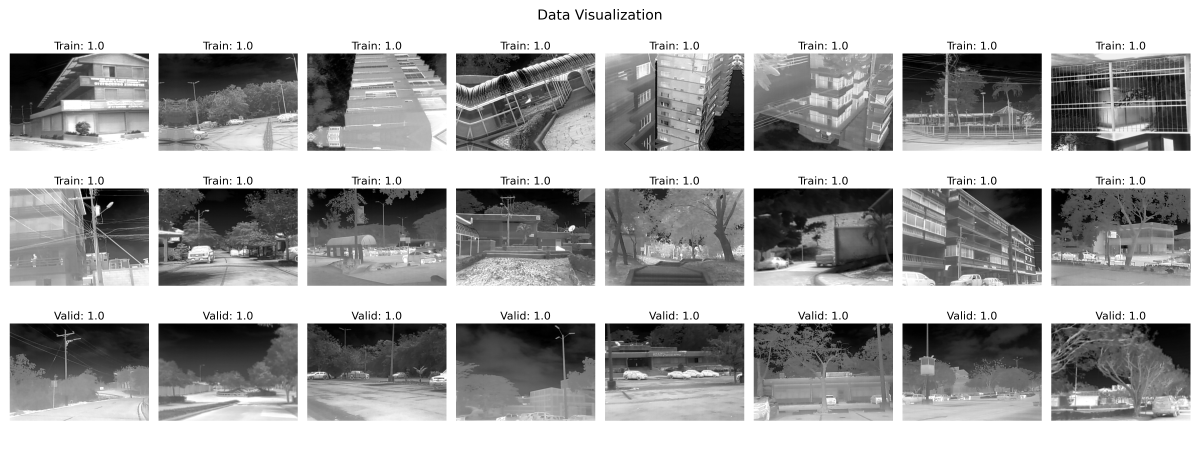
#> input picture visualization/HR.png, 4800 x 1800 px (shown at 1/4 size)
$ python -i datasets.py   (imports and definitions only)
#> lines starting #> are read from the running program, lines starting #| are printed output that depends on the picture
### configs/option.py
import argparse
import yaml
from pathlib import Path
import os


def get_option(verbose=True):
    # 首先读取YAML配置文件
#> called with verbose = False
    current_dir = os.path.dirname(os.path.abspath(__file__))
    # 构建 config.yaml 的绝对路径
    yaml_path = os.path.join(current_dir, "sr_config.yaml")
    if Path(yaml_path).exists():
        with open(yaml_path, "r", encoding="utf-8") as f:
            yaml_config = yaml.safe_load(f)
    else:
        yaml_config = {}
    parser = argparse.ArgumentParser()

    # 从 YAML 配置中动态添加参数
    for key, value in yaml_config.items():
        # 可以根据需要添加更多类型的参数和处理逻辑
        if isinstance(value, int):
            arg_type = int
        elif isinstance(value, float):
            arg_type = float
        elif isinstance(value, str):
            arg_type = str
        elif isinstance(value, bool):
            # 对于布尔值，使用 action='store_true' 或 'store_false'
            if value:
                parser.add_argument(
                    f"--{key}", action="store_false", help=f"YAML Config: {key}"
                )
            else:
                parser.add_argument(
                    f"--{key}", action="store_true", help=f"YAML Config: {key}"
                )
            continue  # 跳过后续的 add_argument
        else:
            arg_type = None  # 或者根据你的需要进行处理

        parser.add_argument(
            f"--{key}",
            type=arg_type,
            default=value,
            help=f"YAML Config: {key}, default: {value}",
        )
#> further down, picture is the input picture: PIL image 4800x1800 RGBA; mean R, G, B, A 166.7, 166.7, 166.7, 255

    # 保留一个单独的 --config 参数，用于指定 YAML 文件的路径
    parser.add_argument(
        "--config",
        type=str,
        default="config.yaml",
        help="Path to the YAML configuration file.",
    )

    args = parser.parse_args()

    # 如果指定了不同的 config 文件，则重新加载配置
    if args.config != "config.yaml":
        yaml_path = Path(args.config)
        if yaml_path.exists():
            with open(yaml_path, "r", encoding="utf-8") as f:
                yaml_config = yaml.safe_load(f)
        else:
            print(
                f"Warning: Config file {args.config} not found. Using default values from original config.yaml or command line."
            )
    if verbose:
        print("-" * 30)
        print("Current Configuration:")
        for key, value in yaml_config.items():
            print(f"{key}: {value}")
        print("-" * 30)

    return argparse.Namespace(**yaml_config)


# [3 lines that do not run on import are left out]

### tools/datasets/datasets.py
import os
import random
import glob
import cv2
import numpy as np
import torch
import torch.utils.data as data
from concurrent.futures import ThreadPoolExecutor
from tools.datasets.augments import train_transform, valid_transform
from configs.option import get_option


def degrade_image(image, scale=2, output_shape=(448, 800)):
    """
    接受一张高分辨率(HR)图像，应用随机的退化操作生成对应的低分辨率(LR)图像。
    支持多种降采样比例、盲退化方式和数据增强，输入和输出格式可灵活选择。
    参数:
        image: 输入的HR图像。可以是PIL.Image对象、NumPy数组或torch.Tensor。
        scale: 降采样比例，例如2、4、8等。
        output_shape: 输出HR图像大小，格式为(H, W)。默认为(448, 800)。
    返回:
        (hr_image, lr_image): 元组，其中第一个是处理后的HR图像（裁剪或填充后为output_shape大小），
                              第二个是生成的对应LR图像，其尺寸为(output_shape除以scale)。
    """
#> called with scale = 2, output_shape = (448, 800)
    if isinstance(image, np.ndarray):
        img_np = image.copy()
        if img_np.ndim == 2:
            # 灰度图扩展为三通道
            img_np = np.stack([img_np] * 3, axis=2)
        elif img_np.ndim == 3:
            img_np = img_np[:, :, ::-1]  # BGR转RGB
    else:
        img_np = np.array(image.convert("RGB"), dtype=np.uint8)

    # 获取图像尺寸
    H, W, C = img_np.shape
#> H = 1800; W = 4800; C = 3

    # 2. 数据增强：随机翻转
    if random.random() < 0.5:
        img_np = np.flip(img_np, axis=1)  # 水平翻转
    if random.random() < 0.5:
        img_np = np.flip(img_np, axis=0)  # 垂直翻转
    # 随机旋转90度的倍数
    rot_k = random.choice([0, 1, 2, 3])  # 0不旋转，1=90°, 2=180°, 3=270°
    if rot_k != 0:
        img_np = np.rot90(img_np, k=rot_k)
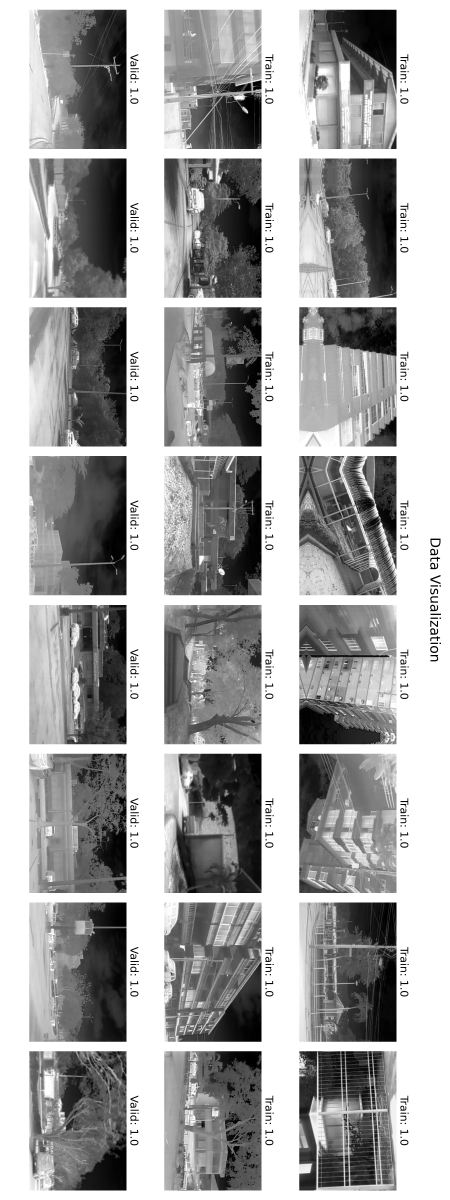
#> img_np: shape (4800, 1800, 3) (shown at 1/4 size); min 0, max 255, mean 166.7
    # 更新尺寸
    H, W = img_np.shape[0], img_np.shape[1]
#> H = 4800; W = 1800

    # 随机裁剪并填充（保持尺寸不变）的数据增强
    if random.random() < 0.5:
        random_h = random.random() * 0.3
        random_w = random.random() * 0.3
        max_crop_h = max(1, int(random_h * H))
#> max_crop_h = 1390
        max_crop_w = max(1, int(random_w * W))
#> max_crop_w = 262
        dx = random.randint(-max_crop_w, max_crop_w)  # 水平位移（正值表示向右移动）
#> dx = 48
        dy = random.randint(-max_crop_h, max_crop_h)  # 垂直位移（正值表示向下移动）
#> dy = 562
        # 计算裁剪区域
        left_crop = max(-dx, 0)  # 若dx为负，裁剪左侧 |dx| 列
#> left_crop = 0
        right_crop = max(dx, 0)  # 若dx为正，裁剪右侧 dx 列
#> right_crop = 48
        top_crop = max(-dy, 0)  # dy为负，裁剪上方 |dy| 行
#> top_crop = 0
        bottom_crop = max(dy, 0)  # dy为正，裁剪下方 dy 行
#> bottom_crop = 562
        rem_h = H - top_crop - bottom_crop  # 剩余高度
#> rem_h = 4238
        rem_w = W - left_crop - right_crop  # 剩余宽度
#> rem_w = 1752
        if rem_h > 0 and rem_w > 0:
            # 创建新图像并将裁剪后的原图放置到新图像中
            new_img = np.zeros((H, W, C), dtype=img_np.dtype)
            new_img[top_crop : top_crop + rem_h, left_crop : left_crop + rem_w] = (
                img_np[top_crop : top_crop + rem_h, left_crop : left_crop + rem_w]
            )
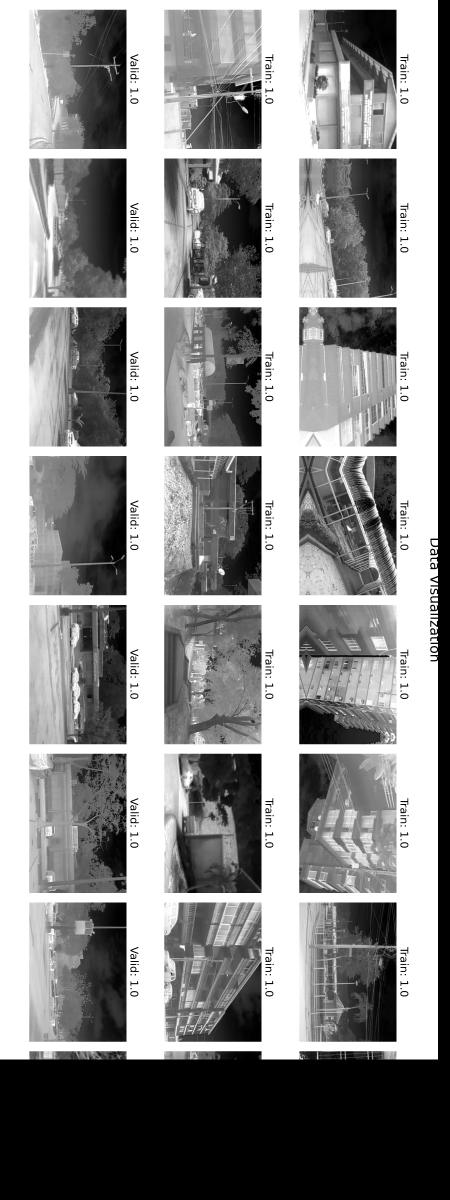
#> new_img: shape (4800, 1800, 3) (shown at 1/4 size); min 0, max 255, mean 141.5
            img_np = new_img
            # 图像尺寸H, W保持不变

    # 增强后的HR图像作为输出高分辨率图像（不含模糊/噪声等退化）
    hr_img = img_np.copy()

    # 复制一份用于生成退化的LR图像
    lr_img = hr_img.copy()

    # 3. 盲退化策略：模糊（高斯模糊或运动模糊）
    blur_choice = random.random()
    if blur_choice < 0.33:
        # 高斯模糊
        sigma = random.uniform(0.5, 3.0)  # 随机选择模糊程度
        lr_img = cv2.GaussianBlur(lr_img, (0, 0), sigmaX=sigma, sigmaY=sigma)
    elif blur_choice < 0.66:
        # 运动模糊
        angle = random.choice([0, 45, 90, 135])  # 随机方向
        k = random.choice([3, 5, 7, 9, 11, 13, 15])  # 随机核长度（取奇数）
        if angle == 0:
            # 水平运动模糊
            kernel = np.zeros((1, k), np.float32)
            kernel[0, :] = 1.0 / k
        elif angle == 90:
            # 垂直运动模糊
            kernel = np.zeros((k, 1), np.float32)
            kernel[:, 0] = 1.0 / k
        elif angle == 45:
            # 45°对角线运动模糊
            kernel = np.zeros((k, k), np.float32)
            np.fill_diagonal(kernel, 1)
            kernel /= k
        else:
            # 135°对角线运动模糊
            kernel = np.zeros((k, k), np.float32)
            for i in range(k):
                kernel[i, k - 1 - i] = 1.0
            kernel /= k
        # 注意：OpenCV默认使用BGR，所以先转换
        lr_img_bgr = cv2.cvtColor(lr_img, cv2.COLOR_RGB2BGR)
        lr_img_bgr = cv2.filter2D(lr_img_bgr, -1, kernel)
        lr_img = cv2.cvtColor(lr_img_bgr, cv2.COLOR_BGR2RGB)
    # 如果 blur_choice >= 0.66，则不进行模糊

    # 盲退化策略：噪声（高斯噪声或泊松噪声）
    noise_choice = random.random()
    if noise_choice < 0.33:
        # 添加高斯噪声
        lr_float = lr_img.astype(np.float32)
        sigma_n = random.uniform(1, 10)
        noise = np.random.normal(0, sigma_n, lr_float.shape)
        lr_float += noise
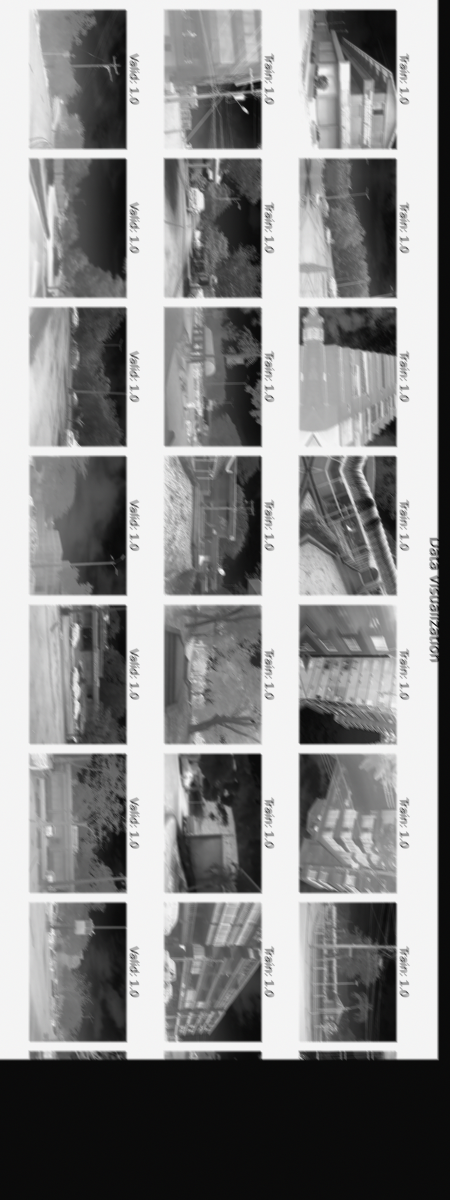
#> lr_float: shape (4800, 1800, 3) float32 (shown at 1/4 size); mean R, G, B 141.6, 141.6, 141.6; drawn with min black and max white
        lr_img = np.clip(lr_float, 0, 255).astype(np.uint8)
    elif noise_choice < 0.66:
        # 添加泊松噪声
        lr_float = lr_img.astype(np.float32)
        vals = np.random.poisson(lr_float)
        lr_img = np.clip(vals, 0, 255).astype(np.uint8)
    # 若 noise_choice >= 0.66，则不加噪声

    # 盲退化策略：颜色偏移与伪影（对RGB三个通道随机缩放）
    lr_float = lr_img.astype(np.float32)
    factors = [random.uniform(0.9, 1.1) for _ in range(3)]
    for c in range(3):
        lr_float[:, :, c] *= factors[c]
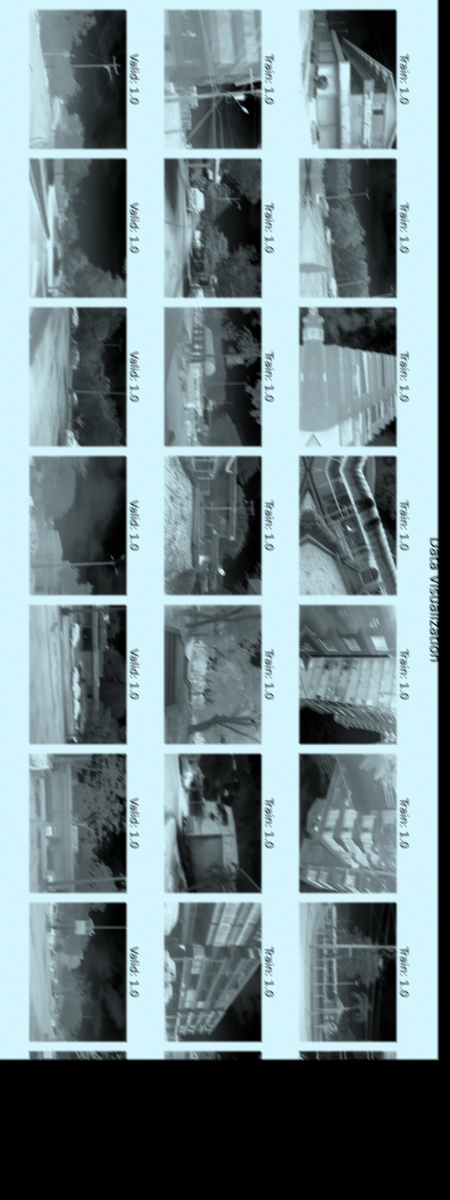
#> lr_float: shape (4800, 1800, 3) float32 (shown at 1/4 size); mean R, G, B 131.8, 146.4, 150.7; drawn with min black and max white
    lr_img = np.clip(lr_float, 0, 255).astype(np.uint8)
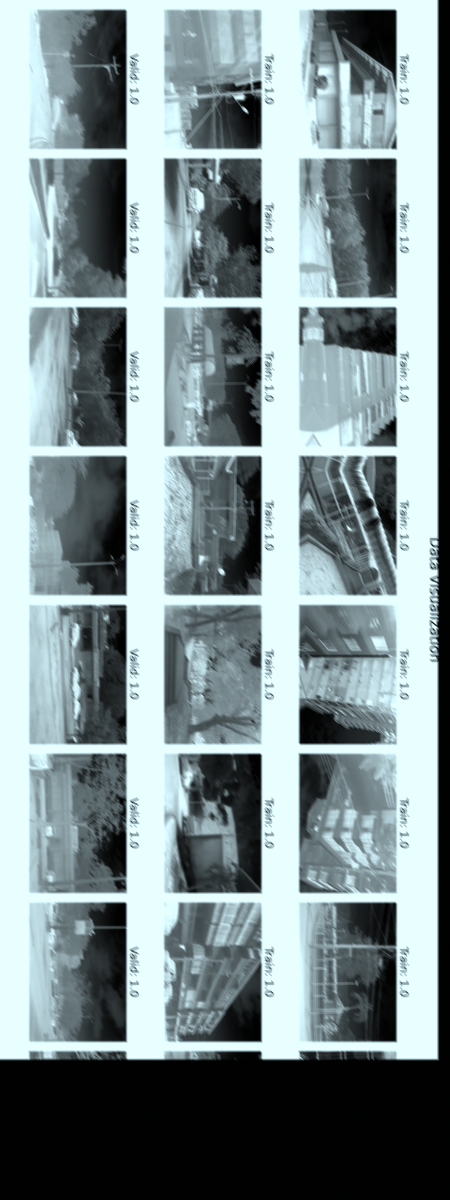
#> lr_img: shape (4800, 1800, 3) (shown at 1/4 size); mean R, G, B 129.1, 145.1, 147.5

    # 盲退化策略：随机下采样（降分辨率）
    # 注意：cv2.resize 的参数顺序为 (width, height)
    new_h = max(1, int(H // scale))
    new_w = max(1, int(W // scale))
    interp = random.choice([cv2.INTER_NEAREST, cv2.INTER_LINEAR, cv2.INTER_CUBIC])
    lr_img = cv2.resize(lr_img, (new_w, new_h), interpolation=interp)
#> lr_img: shape (2400, 900, 3)

    # 盲退化策略：JPEG压缩造成的伪影
    if random.random() < 0.5:
        quality = random.randint(30, 95)
        _, enc = cv2.imencode(
            ".jpg",
            cv2.cvtColor(lr_img, cv2.COLOR_RGB2BGR),
            [int(cv2.IMWRITE_JPEG_QUALITY), quality],
        )
        lr_img = cv2.imdecode(enc, cv2.IMREAD_COLOR)
        lr_img = cv2.cvtColor(lr_img, cv2.COLOR_BGR2RGB)

    # -------------------------------
    # 5. 最终裁剪与填充：保证 HR 图像为 output_shape，且裁剪起点对 scale 取整
    desired_h, desired_w = output_shape
    # 如果 HR 图像尺寸不足，则进行填充（使用黑色填充）
    pad_h = max(0, desired_h - hr_img.shape[0])
    pad_w = max(0, desired_w - hr_img.shape[1])
    if pad_h > 0 or pad_w > 0:
        hr_img = cv2.copyMakeBorder(
            hr_img, 0, pad_h, 0, pad_w, borderType=cv2.BORDER_CONSTANT, value=0
        )
        # 同步对 lr_img 进行填充前的更新：由于 lr_img 已经下采样，
        # 如果 HR 经过填充后尺寸变化，LR 需要重新计算尺寸（近似用当前插值方式）
        new_lr_h = hr_img.shape[0] // scale
        new_lr_w = hr_img.shape[1] // scale
        lr_img = cv2.resize(lr_img, (new_lr_w, new_lr_h), interpolation=interp)

    H, W, _ = hr_img.shape
    # 选择随机裁剪位置，确保裁剪区域大小为 output_shape
    max_top = H - desired_h
    max_left = W - desired_w
    top = random.randint(0, max_top)
    left = random.randint(0, max_left)
    # 调整裁剪起点为 scale 的倍数
    top = top - (top % scale)
    left = left - (left % scale)

    hr_img_cropped = hr_img[top : top + desired_h, left : left + desired_w]
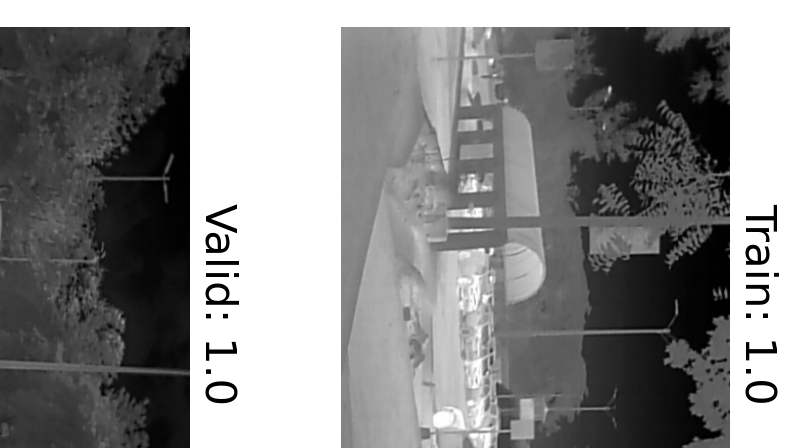
#> hr_img_cropped: shape (448, 800, 3); min 0, max 255, mean 137.9
    # 对应 LR 图像裁剪：由于 lr_img 为 HR 下采样后的图像，
    # 则裁剪起点为 (top//scale, left//scale)，裁剪尺寸为 (desired_h//scale, desired_w//scale)
    lr_top = top // scale
    lr_left = left // scale
    desired_h_lr = desired_h // scale
    desired_w_lr = desired_w // scale
    lr_img_cropped = lr_img[
        lr_top : lr_top + desired_h_lr, lr_left : lr_left + desired_w_lr
    ]
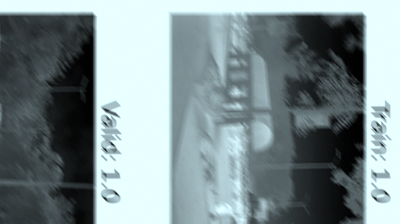
#> lr_img_cropped: shape (224, 400, 3); mean R, G, B 125.6, 141.4, 143.9
    # -------------------------------

    # 最终返回裁剪后的图像
    out_hr, out_lr = hr_img_cropped.astype(np.uint8), lr_img_cropped.astype(np.uint8)
    return out_hr, out_lr


class ImageDataset(data.Dataset):
    """
    图像数据集类。

    Args:
        phase (str): 数据集阶段，'train' 或 'valid'。
        opt (object): 配置选项。
        train_transform (callable, optional): 训练数据转换函数。
        valid_transform (callable, optional): 验证数据转换函数。
    """

    # [78 lines left out: functions __init__, _load_extra_data, __getitem__, not called in this run]

    def __len__(self):
        return len(self.image_list)

    # [208 lines left out: functions _load_image, _random_crop, _augment, _apply_color_jitter, get_dataloader, not called in this run]


# [9 lines not run here, left out]

>>> from PIL import Image
>>> picture = Image.open('../../visualization/HR.png')
>>> result = degrade_image(picture)

$ run again, on visualization/SR_comparison.png
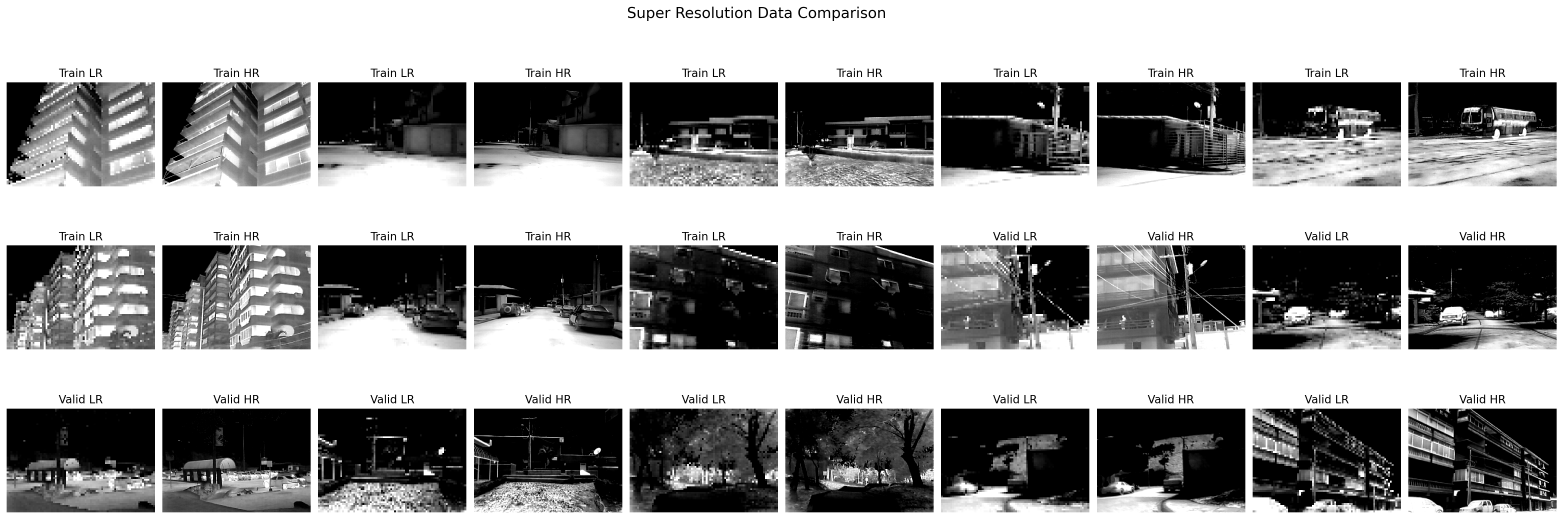
#> input picture visualization/SR_comparison.png, 4690 x 1557 px (shown at 1/3 size)
#> picture is the input picture: PIL image 4690x1557 RGBA; mean R, G, B, A 148.7, 148.7, 148.7, 255
#> after the loop in degrade_image, `for c in range(3):`:
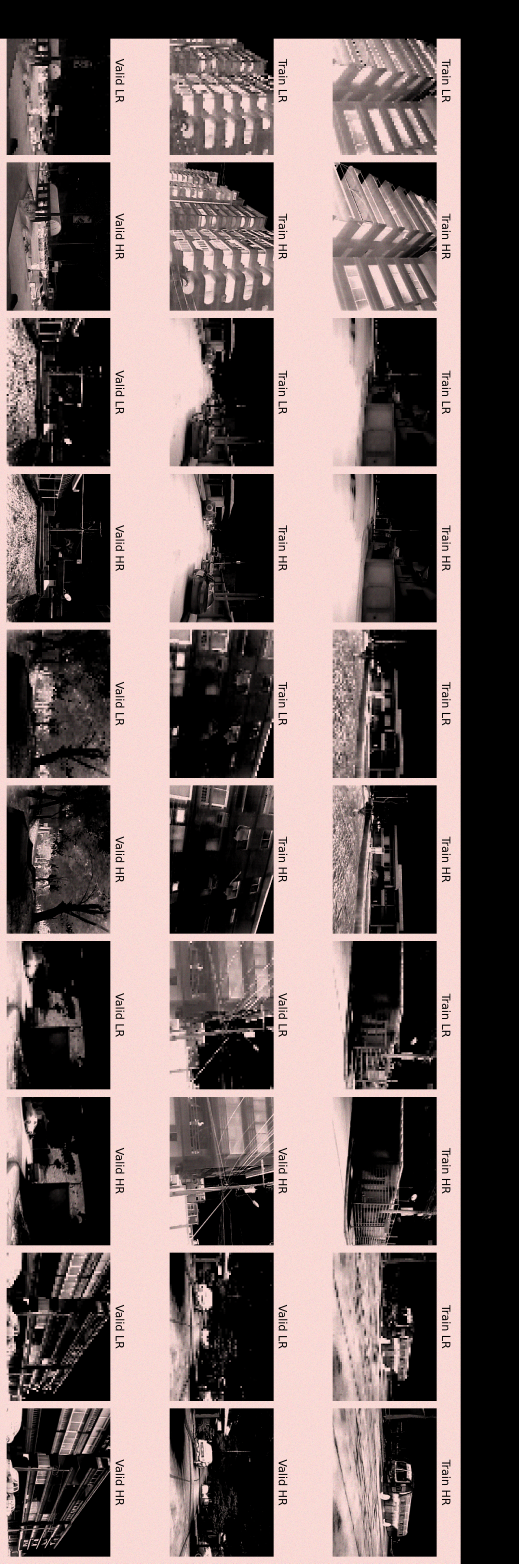
#> lr_float: shape (4690, 1557, 3) float32 (shown at 1/3 size); mean R, G, B 122.6, 110.4, 106.9; drawn with min black and max white
#> in degrade_image, `lr_img_cropped = lr_img[ lr_top : lr_top + desired_h_lr, lr_left : lr_..`:
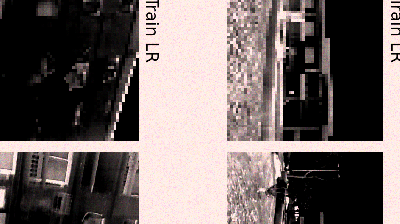
#> lr_img_cropped: shape (224, 400, 3); mean R, G, B 110.5, 100.3, 98.6
